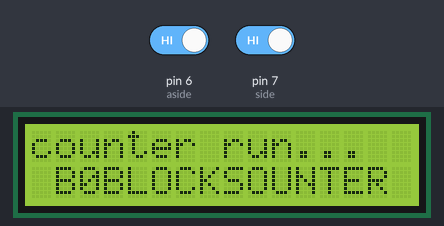
Bench run of a sketch on a simulated Arduino Uno, built with avr-gcc and run on an emulated ATmega328P. Shown: 16×2 character LCD. The inputs (shaded band) are chosen by the test bench; at power-on: pin 6 (aside) HIGH, pin 7 (side) HIGH.

Above: at 2.2 s.
2.3 s: pin 6 (aside) driven LOW and pin 7 (side) driven LOW
At 2.8 s:
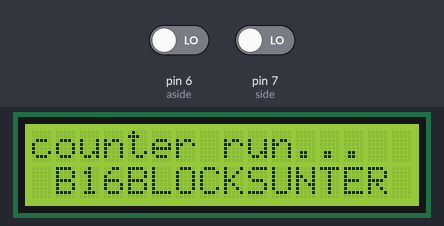
5.0 s: pin 6 (aside) driven HIGH
At 5.3 s:
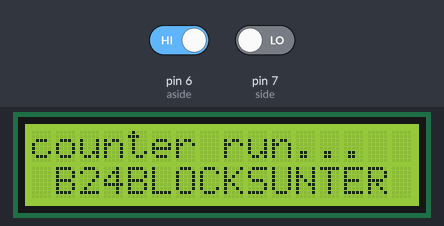
6.5 s: pin 6 (aside) driven LOW
At 6.68 s:
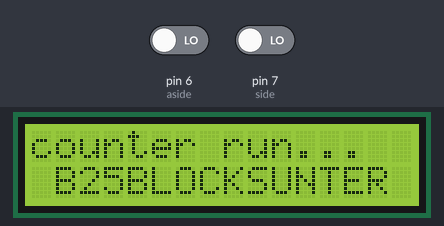
8.0 s: pin 7 (side) driven HIGH
At 8.0 s:
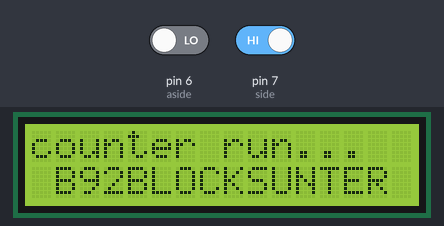
9.5 s: pin 7 (side) driven LOW
At 10.01 s:
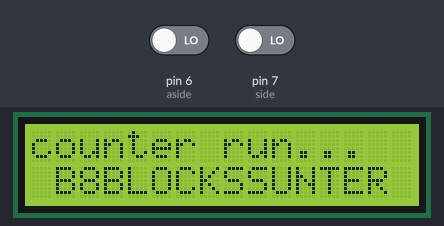
11.0 s: pin 6 (aside) driven HIGH
At 11.0 s:
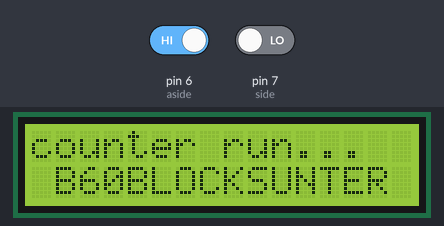
Timing chart, 0 to 13.5 s (numbered marks = the images above; inputs shaded):
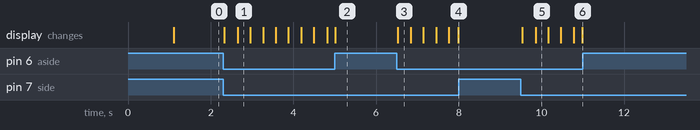

Measured:
- after the input at 2.3 s, the display: first changes at once (image 1 shows a later state)
- after the input at 6.5 s, the display: changes at once (image 3)
- after the input at 8.0 s, every drawn part: stays the same
- after the input at 9.5 s, the display: first changes at once (image 5 shows a later state)
- after the input at 11.0 s, every drawn part: stays the same

The sketch:

lcdI2C.ino
```cpp
#include <LiquidCrystal_I2C.h> // Library for LCD


LiquidCrystal_I2C lcd = LiquidCrystal_I2C(0x3F, 16, 2);

//declear the sensor variable
int side = 7, aside = 6;
int sideValue, asideValue;
int state =0;
int count=0, block = 0;

void setup() {
  // Initiate the LCD:
  lcd.init();
  lcd.backlight();

  lcd.setCursor(0, 0); // Set the cursor on the first column and first row.
  lcd.print("welcom ....!"); // Print the string "Hello World!"
  lcd.setCursor(0, 1); //Set the cursor on the third column and the second row (counting starts at 0!).
  lcd.print(" BLOCK  COUNTER ");
  delay(1000);

  //intialize count sensor
  pinMode(side, INPUT);
  pinMode(aside, INPUT);
}

void loop() {
  //read the counter input
  sideValue = digitalRead(side);
  asideValue = digitalRead(aside);


  if(sideValue ==  LOW && asideValue == LOW){
      count++;
      if(count == 100){
          block++;
          count = 0;
          if(block == 10){
            block=0;
//            sendMasege();
          }
        }
    }
  //print the passed block
  lcd.setCursor(0, 0);
  lcd.print("counter run...");
  lcd.setCursor(2, 1);
  lcd.print(count);
  lcd.print("BLOCKS");
}
```
